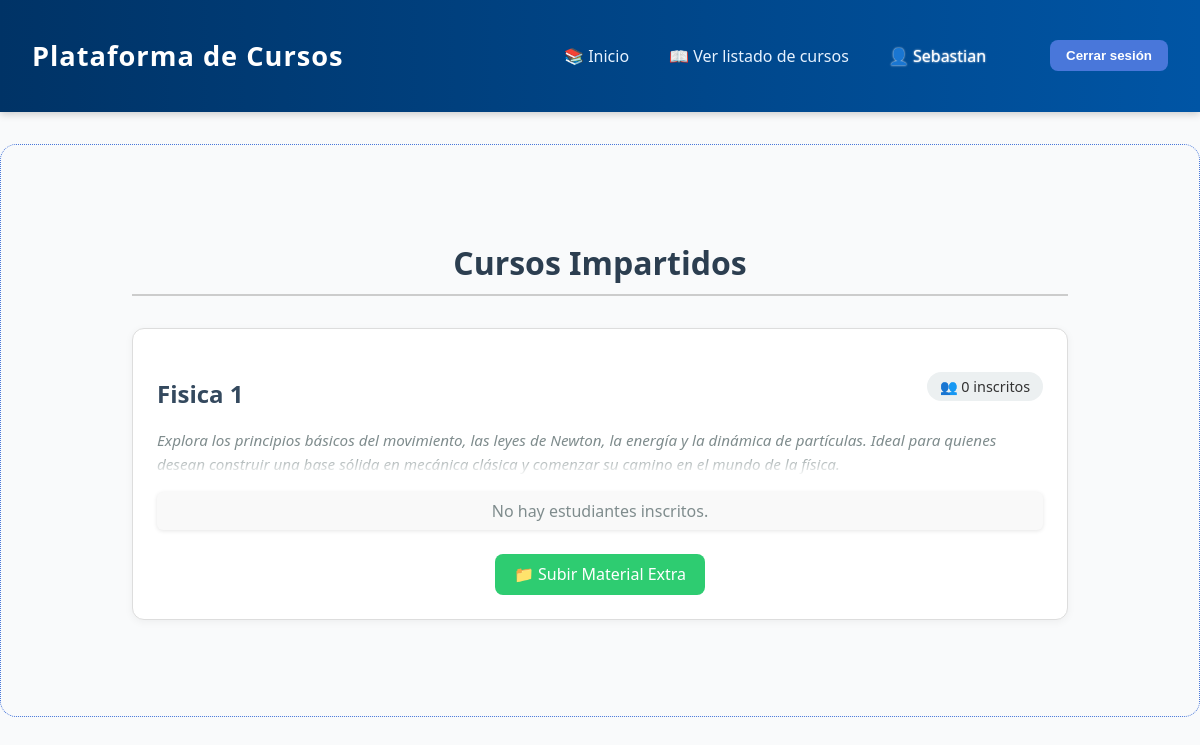
/dashboard/ (signed in), run on an earlier commit of the app's database.
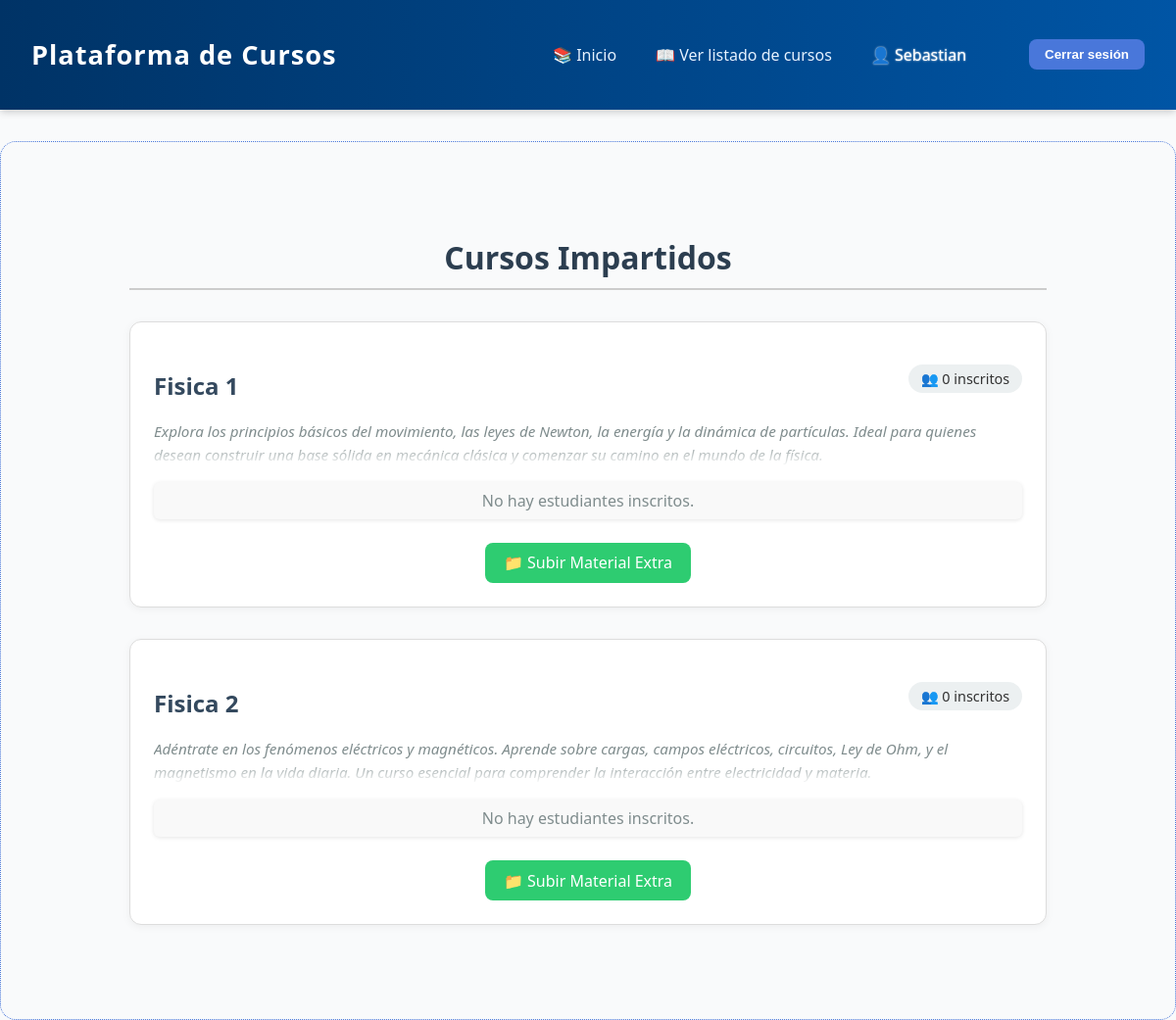
And on a later commit of the database.
### cursos/models.py (models this page shows, shortened)
class Curso(models.Model):
    titulo = models.CharField(max_length=200)
    descripcion = models.TextField()
    fecha_inicio = models.DateField()
    fecha_fin = models.DateField()
    profesor = models.ForeignKey(Profesor, on_delete=models.CASCADE)

### cursos/views.py (the view, shortened to what this page needs)
# urls.py: path('dashboard/', views.dashboard, name='dashboard'),
@login_required
def dashboard(request):
    if hasattr(request.user, 'profesor'):
        profesor = request.user.profesor
        cursos = Curso.objects.filter(profesor=profesor)
        cursos_con_inscripciones = []
        for curso in cursos:
            inscripciones = Inscripcion.objects.filter(curso=curso)
            estudiantes_con_progreso = []
            cursos_con_inscripciones.append({
                'curso': curso,
                'estudiantes': estudiantes_con_progreso,
            })
        return render(request, 'cursos/dashboard_profesor.html', {
            'cursos_con_inscripciones': cursos_con_inscripciones
        })
    else:
        return redirect('lista_cursos')

### cursos/templates/cursos/dashboard_profesor.html (shortened to what this page needs)
{% extends 'cursos/base.html' %}
{% block content %}
<div class="contenido-panel-profesor">
  <h2 class="titulo-principal">Cursos Impartidos</h2>
  {% for item in cursos_con_inscripciones %}
    <div class="card-curso">
      <div class="cabecera-curso">
        <h3 class="titulo-curso">{{ item.curso.titulo }}</h3>
        <span class="contador-estudiantes">
          👥 {{ item.estudiantes|length }} inscritos
        </span>
      </div>
      <p class="descripcion-curso">{{ item.curso.descripcion }}</p>
      {% if item.estudiantes %}
        <div class="tabla-container">
          <table class="tabla">
            <thead>
              <tr>
                <th>Nombre</th>
                <th>Usuario</th>
                <th>Email</th>
                <th>Progreso</th>
                <th>Recursos</th>
              </tr>
            </thead>
            <tbody>
              {% for estudiante in item.estudiantes %}
                <tr>
                  <td>
                    {% with estudiante.inscripcion.user as u %}
                      {% if u.first_name or u.last_name %}
                        {{ u.first_name }} {{ u.last_name }}
                      {% else %}
                        {{ estudiante.inscripcion.nombre_estudiante|default:"-" }}
                      {% endif %}
                    {% endwith %}
                  </td>
                  <td>
                    {% if estudiante.inscripcion.user %}
                      {{ estudiante.inscripcion.user.username }}
                    {% else %}
                      -
                    {% endif %}
                  </td>
                  <td>
                    {{ estudiante.inscripcion.email_estudiante }}
                  </td>
                  <td>
                    <div class="barra-progreso_profesor">
                      <div class="barra-progreso-llenado_profesor" data-porcentaje="{{ estudiante.progreso }}">
                        <span class="barra-texto_profesor">{{ estudiante.progreso }}% completado</span>
                      </div>
                    </div>
                  </td>
                  <td>{{ estudiante.completados }} / {{ estudiante.total_recursos }}</td>
                </tr>
              {% endfor %}
            </tbody>
          </table>
        </div>
      {% else %}
        <p class="texto-inscrito">No hay estudiantes inscritos.</p>
      {% endif %}
      <div class="btn-container">
        <a href="{% url 'subir_material_extra' item.curso.id %}" class="btn-subir">
          📁 Subir Material Extra
        </a>
      </div>
    </div>
  {% empty %}
    <p class="texto-inscrito">No tienes cursos asignados.</p>
  {% endfor %}
</div>
{% endblock %}

What changed in the data, as far as the page shows it:
added Curso: curso.titulo "Fisica 2", estudiantes|length "0", curso.descripcion "Adéntrate en los fenómenos eléctricos y magnéticos. Aprende sobre cargas, campos eléctricos, circuitos, Ley de Ohm, y el magnetismo en la vida diaria. Un curso esencial para comprender la interacción entre electricidad y materia."
